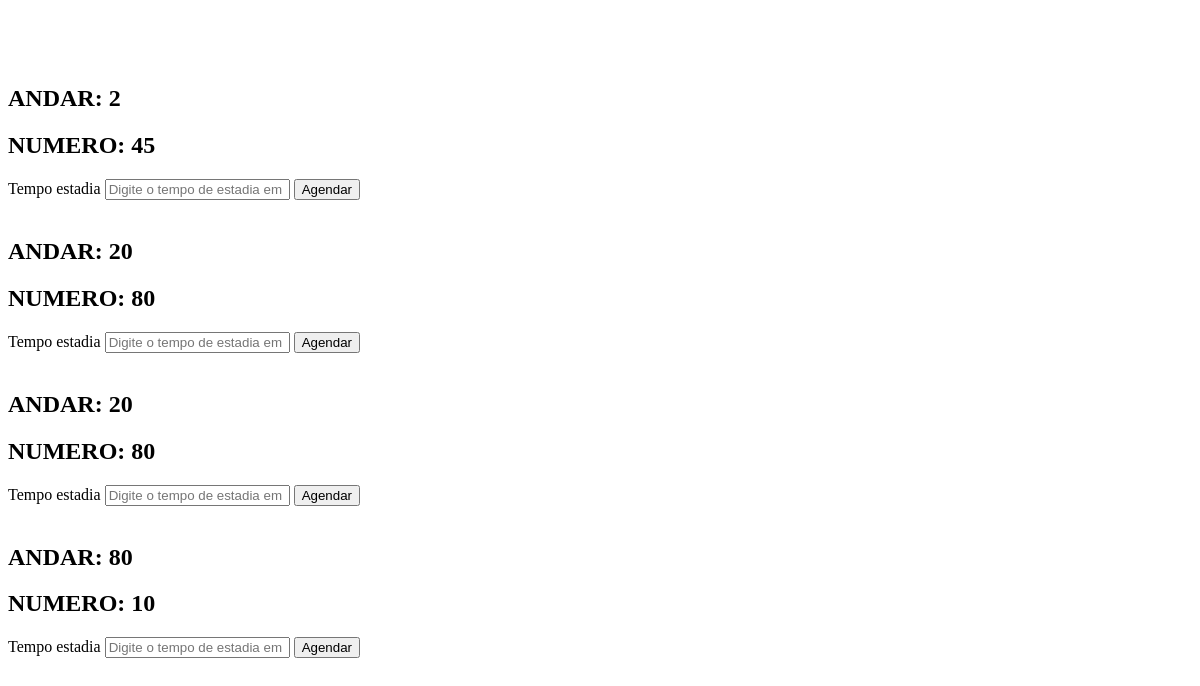
Page /hotel_reserva/11 on the earlier database version.
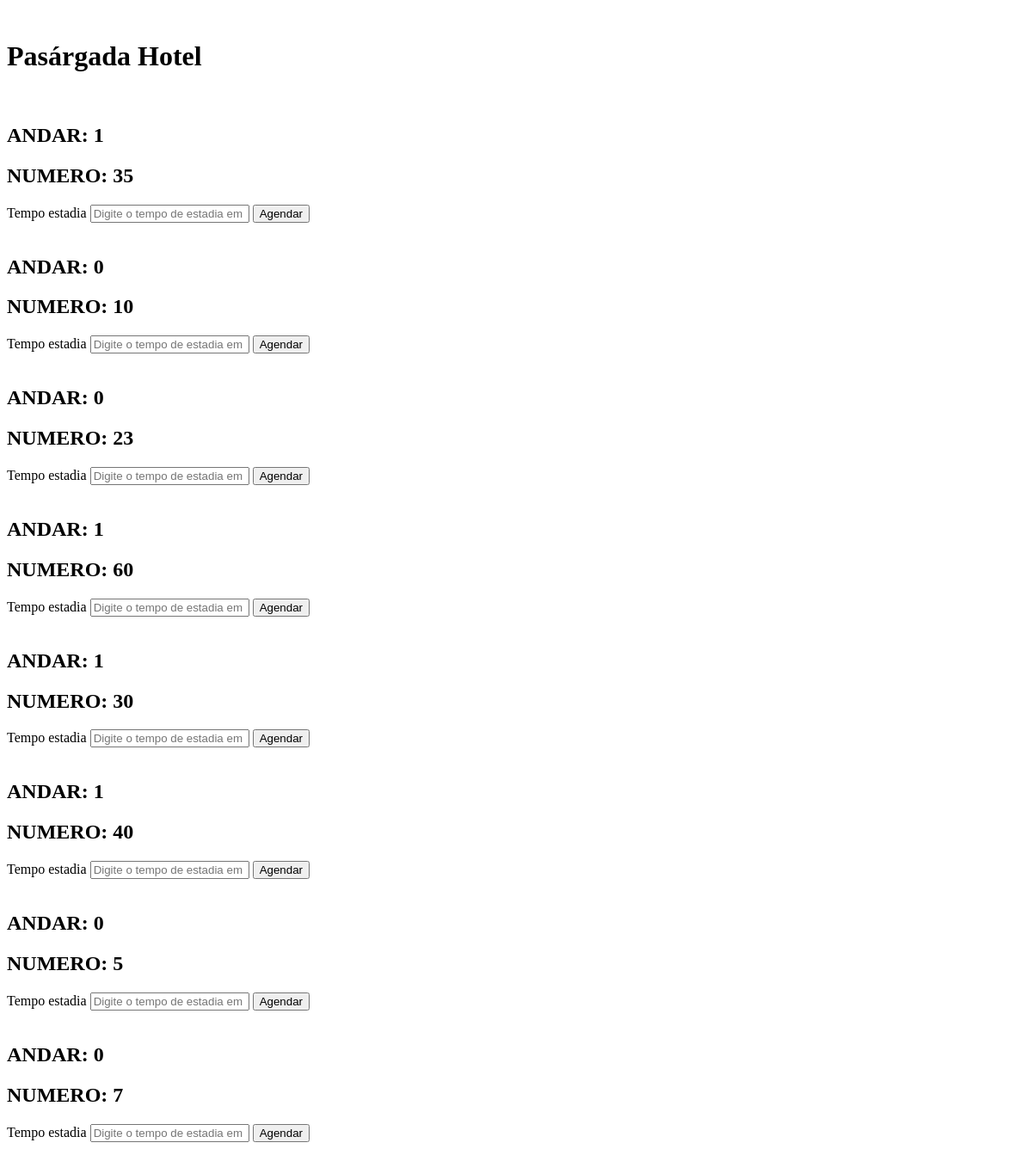
Same page on the later database version.
### tables this page shows
CREATE TABLE quartos 
(
    id_quarto INTEGER PRIMARY KEY AUTOINCREMENT,
    andar TEXT,
    numero_quarto TEXT,
    preco REAL,
    imagem TEXT,
    id_hotel INTEGER, descricao TEXT,
    FOREIGN KEY (id_hotel) REFERENCES hoteis(id_hotel)
);

CREATE TABLE hoteis
(
    id_hotel INTEGER PRIMARY KEY AUTOINCREMENT,
    nome TEXT,
    cidade TEXT,
    bairro TEXT,
    rua TEXT,
    numero INTEGER,
    cnpj INTEGER,
    email TEXT,
    senha TEXT,
    foto TEXT

, background text, chave_pix text);

### routes/route_hotel.py (the view)
@hotel_bp.route('/hotel_reserva/<int:id_hotel>', methods=['GET', 'POST'])
def hotel_reserva(id_hotel):
    hotel_model = HotelModel(id_hotel=id_hotel)
    hotel = hotel_model.buscar_por_hotel()
    quarto_model = QuartoModel(id_hotel=id_hotel)
    quartos = quarto_model.buscar_todos_quartos()
    return render_template('empresa/hotel_reserva.html', hotel=hotel, quartos=quartos)

### models/connect.py (called while the page is built)
    def connect(self):
        self.conn = sqlite3.connect(self.db_name)
        self.conn.row_factory = sqlite3.Row  # Para retornar dicionários
        self.cursor = self.conn.cursor()

    def execute(self, query, params=None):
        if self.conn is None:
            self.connect()
        if params:
            self.cursor.execute(query, params)
        else:
            self.cursor.execute(query)
        return self.cursor

    def fetchall(self):
        return self.cursor.fetchall()

    def fetchone(self):
        return self.cursor.fetchone()

    def close(self):
        if self.conn:
            self.conn.close()
            self.conn = None
            self.cursor = None

### models/hotel_model.py (called while the page is built)
    def buscar_por_hotel(self):
        db = Database()
        db.connect()
        sql = "SELECT * FROM hoteis WHERE id_hotel=?"
        db.execute(sql, (self.id_hotel,))
        hotel = db.fetchone()
        db.close()
        return hotel

### models/quarto_model.py (called while the page is built)
    def buscar_todos_quartos(self):
        db = Database()
        db.connect()
        sql = "SELECT * FROM quartos"
        db.execute(sql)
        quartos = db.fetchall()
        db.close()
        return quartos

### templates/empresa/hotel_reserva.html (shortened to what this page needs)
<!DOCTYPE html>
<html lang="en">
<head>
</head>
<body>
    <h1>{{ hotel.nome }}</h1>
    {% for quarto in quartos %}
    <h2>ANDAR: {{ quarto.andar }}</h2>
    <h2>NUMERO: {{ quarto.numero_quarto }}</h2>
    <form action="/reservas" method="post">
        <label for="estadia">Tempo estadia</label>
        <input type="text" name="tempo_estadia" placeholder="Digite o tempo de estadia em dias" required>
        <button type="submit">Agendar</button>
    </form>
    {% endfor %}
</body>
</html>

Differences in the rows shown:
removed quartos: andar "2", numero_quarto "45"
removed quartos: andar "20", numero_quarto "80"
removed quartos: andar "20", numero_quarto "80"
removed quartos: andar "80", numero_quarto "10"
added hoteis: nome "Pasárgada Hotel"
added quartos: andar "1", numero_quarto "35"
added quartos: andar "0", numero_quarto "10"
added quartos: andar "0", numero_quarto "23"
added quartos: andar "1", numero_quarto "60"
added quartos: andar "1", numero_quarto "30"
added quartos: andar "1", numero_quarto "40"
added quartos: andar "0", numero_quarto "5"
added quartos: andar "0", numero_quarto "7"
